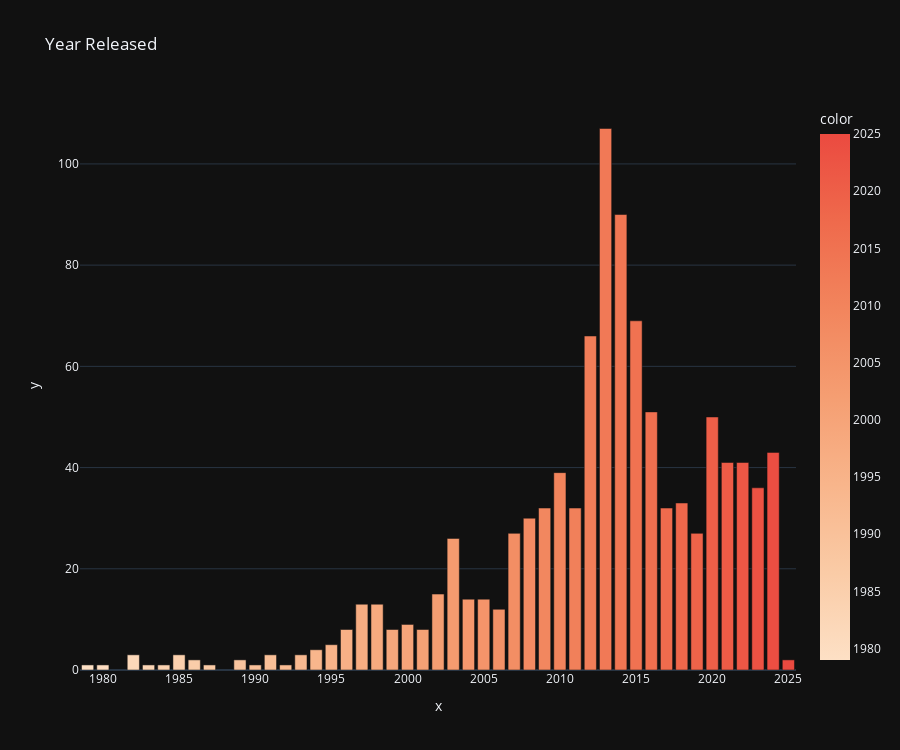
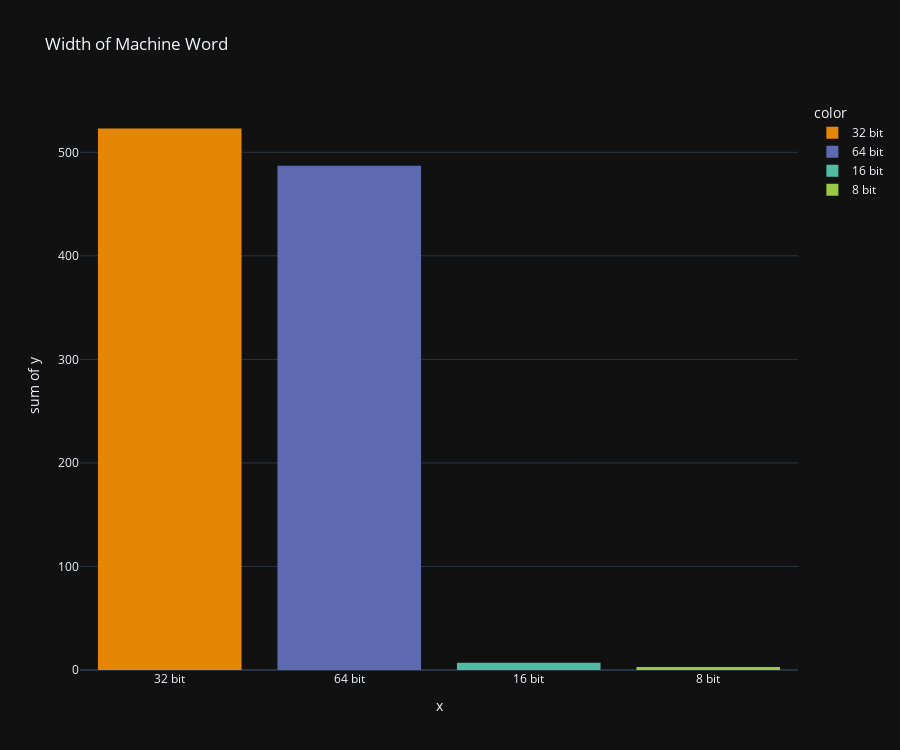
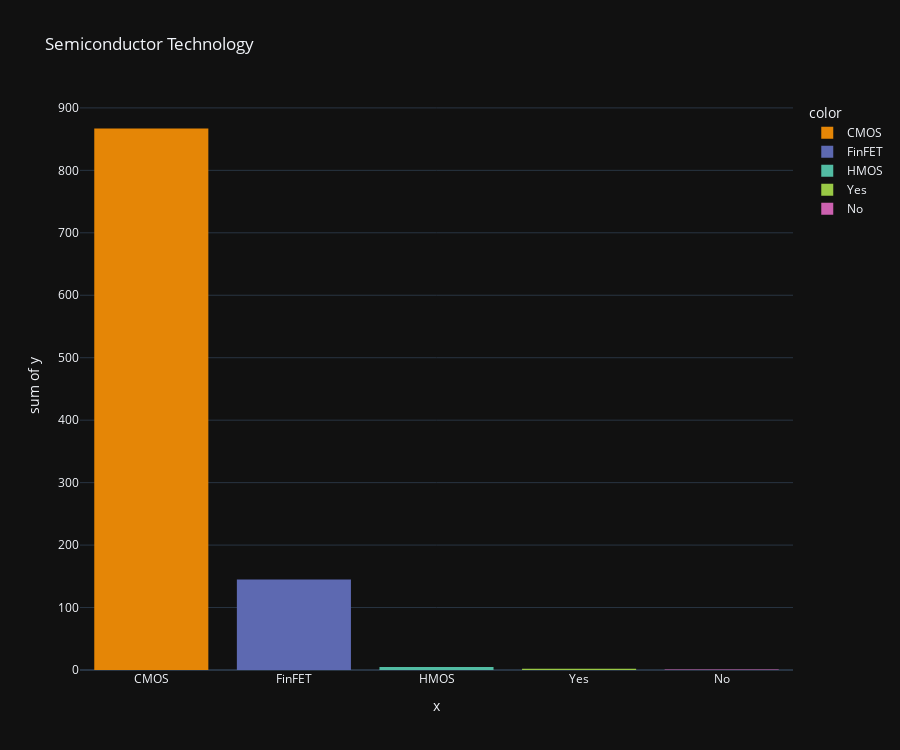
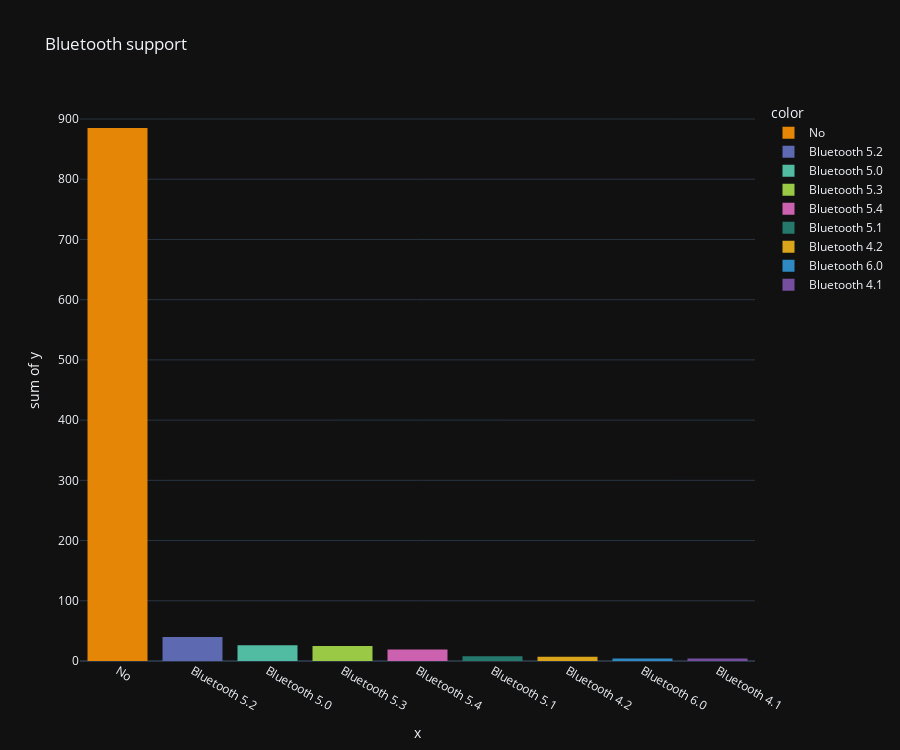

Notebook code cell kept with these figures, in order:
### Markdown cell above
### Graphing, however check github as kaggle doesn't allow proper rendering

### Code cell
dfTemp = dfN.drop(columns=['Wireless LAN support','Supported Instruction Set(s)','Memory Interface(s)','Supported Audio/Video Interface','Supported USB Specification', 'Non-volatile Memory Interface'])
temp = ['Wireless LAN support','Supported USB Specification', 'Supported Instruction Set(s)','Memory Interface(s)','Supported Audio/Video Interface','Non-volatile Memory Interface']
col2 = set(col2) - set(temp)
for value in col2:
    if value == 'Year Released' or value == 'Number of processor core(s)':
        dictTemp = dfTemp[f'{value}'].value_counts().to_dict()
        figBar = px.bar(x=dictTemp.keys(), y=dictTemp.values(), color=dictTemp.keys(), color_continuous_scale=px.colors.sequential.Peach, title=f'{value}')
        figBar.update_layout(height=750).show()
    else:
        dictTemp = dfTemp[f'{value}'].value_counts().to_dict()
        figHist = px.histogram(x=dictTemp.keys(), y=dictTemp.values(), color=dictTemp.keys(), color_discrete_sequence=px.colors.qualitative.Vivid, title=f'{value}')
        figHist.update_layout(height=750).show()

### Figure 1 — Plotly figure (JSON) as saved in the notebook; plotly's stock layout.template omitted (floating-point values rounded to 4 significant figures)
{"data": [{"hovertemplate": "x=%{x}<br>y=%{y}<br>color=%{marker.color}<extra></extra>", "legendgroup": "", "marker": {"color": [2013, 2014, 2015, 2012, 2016, 2020, 2024, 2022, 2021, 2010, 2023, 2018, 2017, 2011, 2009, 2008, 2019, 2007, 2003, 2002, 2004, 2005, 1998, 1997, 2006, 2000, 1996, 2001, 1999, 1995, 1994, 1991, 1993, 1982, 1985, 2025, 1989, 1986, 1992, 1990, 1987, 1984, 1983, 1980, 1979], "coloraxis": "coloraxis", "pattern": {"shape": ""}}, "name": "", "orientation": "v", "showlegend": false, "textposition": "auto", "x": [2013, 2014, 2015, 2012, 2016, 2020, 2024, 2022, 2021, 2010, 2023, 2018, 2017, 2011, 2009, 2008, 2019, 2007, 2003, 2002, 2004, 2005, 1998, 1997, 2006, 2000, 1996, 2001, 1999, 1995, 1994, 1991, 1993, 1982, 1985, 2025, 1989, 1986, 1992, 1990, 1987, 1984, 1983, 1980, 1979], "xaxis": "x", "y": [107, 90, 69, 66, 51, 50, 43, 41, 41, 39, 36, 33, 32, 32, 32, 30, 27, 27, 26, 15, 14, 14, 13, 13, 12, 9, 8, 8, 8, 5, 4, 3, 3, 3, 3, 2, 2, 2, 1, 1, 1, 1, 1, 1, 1], "yaxis": "y", "type": "bar"}], "layout": {"xaxis": {"anchor": "y", "domain": [0.0, 1.0], "title": {"text": "x"}}, "yaxis": {"anchor": "x", "domain": [0.0, 1.0], "title": {"text": "y"}}, "coloraxis": {"colorbar": {"title": {"text": "color"}}, "colorscale": [[0.0, "rgb(253, 224, 197)"], [0.1667, "rgb(250, 203, 166)"], [0.3333, "rgb(248, 181, 139)"], [0.5, "rgb(245, 158, 114)"], [0.6667, "rgb(242, 133, 93)"], [0.8333, "rgb(239, 106, 76)"], [1.0, "rgb(235, 74, 64)"]]}, "legend": {"tracegroupgap": 0}, "title": {"text": "Year Released"}, "barmode": "relative", "height": 750}}

### Figure 2 — Plotly figure (JSON) as saved in the notebook; plotly's stock layout.template omitted (floating-point values rounded to 4 significant figures)
{"data": [{"bingroup": "x", "histfunc": "sum", "hovertemplate": "color=32 bit<br>x=%{x}<br>sum of y=%{y}<extra></extra>", "legendgroup": "32 bit", "marker": {"color": "rgb(229, 134, 6)", "pattern": {"shape": ""}}, "name": "32 bit", "orientation": "v", "showlegend": true, "x": ["32 bit"], "xaxis": "x", "y": [523], "yaxis": "y", "type": "histogram"}, {"bingroup": "x", "histfunc": "sum", "hovertemplate": "color=64 bit<br>x=%{x}<br>sum of y=%{y}<extra></extra>", "legendgroup": "64 bit", "marker": {"color": "rgb(93, 105, 177)", "pattern": {"shape": ""}}, "name": "64 bit", "orientation": "v", "showlegend": true, "x": ["64 bit"], "xaxis": "x", "y": [487], "yaxis": "y", "type": "histogram"}, {"bingroup": "x", "histfunc": "sum", "hovertemplate": "color=16 bit<br>x=%{x}<br>sum of y=%{y}<extra></extra>", "legendgroup": "16 bit", "marker": {"color": "rgb(82, 188, 163)", "pattern": {"shape": ""}}, "name": "16 bit", "orientation": "v", "showlegend": true, "x": ["16 bit"], "xaxis": "x", "y": [7], "yaxis": "y", "type": "histogram"}, {"bingroup": "x", "histfunc": "sum", "hovertemplate": "color=8 bit<br>x=%{x}<br>sum of y=%{y}<extra></extra>", "legendgroup": "8 bit", "marker": {"color": "rgb(153, 201, 69)", "pattern": {"shape": ""}}, "name": "8 bit", "orientation": "v", "showlegend": true, "x": ["8 bit"], "xaxis": "x", "y": [3], "yaxis": "y", "type": "histogram"}], "layout": {"xaxis": {"anchor": "y", "domain": [0.0, 1.0], "title": {"text": "x"}}, "yaxis": {"anchor": "x", "domain": [0.0, 1.0], "title": {"text": "sum of y"}}, "legend": {"title": {"text": "color"}, "tracegroupgap": 0}, "title": {"text": "Width of Machine Word"}, "barmode": "relative", "height": 750}}

### Figure 3 — Plotly figure (JSON) as saved in the notebook; plotly's stock layout.template omitted (floating-point values rounded to 4 significant figures)
{"data": [{"bingroup": "x", "histfunc": "sum", "hovertemplate": "color=CMOS<br>x=%{x}<br>sum of y=%{y}<extra></extra>", "legendgroup": "CMOS", "marker": {"color": "rgb(229, 134, 6)", "pattern": {"shape": ""}}, "name": "CMOS", "orientation": "v", "showlegend": true, "x": ["CMOS"], "xaxis": "x", "y": [867], "yaxis": "y", "type": "histogram"}, {"bingroup": "x", "histfunc": "sum", "hovertemplate": "color=FinFET<br>x=%{x}<br>sum of y=%{y}<extra></extra>", "legendgroup": "FinFET", "marker": {"color": "rgb(93, 105, 177)", "pattern": {"shape": ""}}, "name": "FinFET", "orientation": "v", "showlegend": true, "x": ["FinFET"], "xaxis": "x", "y": [145], "yaxis": "y", "type": "histogram"}, {"bingroup": "x", "histfunc": "sum", "hovertemplate": "color=HMOS<br>x=%{x}<br>sum of y=%{y}<extra></extra>", "legendgroup": "HMOS", "marker": {"color": "rgb(82, 188, 163)", "pattern": {"shape": ""}}, "name": "HMOS", "orientation": "v", "showlegend": true, "x": ["HMOS"], "xaxis": "x", "y": [5], "yaxis": "y", "type": "histogram"}, {"bingroup": "x", "histfunc": "sum", "hovertemplate": "color=Yes<br>x=%{x}<br>sum of y=%{y}<extra></extra>", "legendgroup": "Yes", "marker": {"color": "rgb(153, 201, 69)", "pattern": {"shape": ""}}, "name": "Yes", "orientation": "v", "showlegend": true, "x": ["Yes"], "xaxis": "x", "y": [2], "yaxis": "y", "type": "histogram"}, {"bingroup": "x", "histfunc": "sum", "hovertemplate": "color=No<br>x=%{x}<br>sum of y=%{y}<extra></extra>", "legendgroup": "No", "marker": {"color": "rgb(204, 97, 176)", "pattern": {"shape": ""}}, "name": "No", "orientation": "v", "showlegend": true, "x": ["No"], "xaxis": "x", "y": [1], "yaxis": "y", "type": "histogram"}], "layout": {"xaxis": {"anchor": "y", "domain": [0.0, 1.0], "title": {"text": "x"}}, "yaxis": {"anchor": "x", "domain": [0.0, 1.0], "title": {"text": "sum of y"}}, "legend": {"title": {"text": "color"}, "tracegroupgap": 0}, "title": {"text": "Semiconductor Technology"}, "barmode": "relative", "height": 750}}

### Figure 4 — Plotly figure (JSON) as saved in the notebook; plotly's stock layout.template omitted (floating-point values rounded to 4 significant figures)
{"data": [{"bingroup": "x", "histfunc": "sum", "hovertemplate": "color=No<br>x=%{x}<br>sum of y=%{y}<extra></extra>", "legendgroup": "No", "marker": {"color": "rgb(229, 134, 6)", "pattern": {"shape": ""}}, "name": "No", "orientation": "v", "showlegend": true, "x": ["No"], "xaxis": "x", "y": [885], "yaxis": "y", "type": "histogram"}, {"bingroup": "x", "histfunc": "sum", "hovertemplate": "color=Bluetooth 5.2<br>x=%{x}<br>sum of y=%{y}<extra></extra>", "legendgroup": "Bluetooth 5.2", "marker": {"color": "rgb(93, 105, 177)", "pattern": {"shape": ""}}, "name": "Bluetooth 5.2", "orientation": "v", "showlegend": true, "x": ["Bluetooth 5.2"], "xaxis": "x", "y": [40], "yaxis": "y", "type": "histogram"}, {"bingroup": "x", "histfunc": "sum", "hovertemplate": "color=Bluetooth 5.0<br>x=%{x}<br>sum of y=%{y}<extra></extra>", "legendgroup": "Bluetooth 5.0", "marker": {"color": "rgb(82, 188, 163)", "pattern": {"shape": ""}}, "name": "Bluetooth 5.0", "orientation": "v", "showlegend": true, "x": ["Bluetooth 5.0"], "xaxis": "x", "y": [26], "yaxis": "y", "type": "histogram"}, {"bingroup": "x", "histfunc": "sum", "hovertemplate": "color=Bluetooth 5.3<br>x=%{x}<br>sum of y=%{y}<extra></extra>", "legendgroup": "Bluetooth 5.3", "marker": {"color": "rgb(153, 201, 69)", "pattern": {"shape": ""}}, "name": "Bluetooth 5.3", "orientation": "v", "showlegend": true, "x": ["Bluetooth 5.3"], "xaxis": "x", "y": [25], "yaxis": "y", "type": "histogram"}, {"bingroup": "x", "histfunc": "sum", "hovertemplate": "color=Bluetooth 5.4<br>x=%{x}<br>sum of y=%{y}<extra></extra>", "legendgroup": "Bluetooth 5.4", "marker": {"color": "rgb(204, 97, 176)", "pattern": {"shape": ""}}, "name": "Bluetooth 5.4", "orientation": "v", "showlegend": true, "x": ["Bluetooth 5.4"], "xaxis": "x", "y": [19], "yaxis": "y", "type": "histogram"}, {"bingroup": "x", "histfunc": "sum", "hovertemplate": "color=Bluetooth 5.1<br>x=%{x}<br>sum of y=%{y}<extra></extra>", "legendgroup": "Bluetooth 5.1", "marker": {"color": "rgb(36, 121, 108)", "pattern": {"shape": ""}}, "name": "Bluetooth 5.1", "orientation": "v", "showlegend": true, "x": ["Bluetooth 5.1"], "xaxis": "x", "y": [8], "yaxis": "y", "type": "histogram"}, {"bingroup": "x", "histfunc": "sum", "hovertemplate": "color=Bluetooth 4.2<br>x=%{x}<br>sum of y=%{y}<extra></extra>", "legendgroup": "Bluetooth 4.2", "marker": {"color": "rgb(218, 165, 27)", "pattern": {"shape": ""}}, "name": "Bluetooth 4.2", "orientation": "v", "showlegend": true, "x": ["Bluetooth 4.2"], "xaxis": "x", "y": [7], "yaxis": "y", "type": "histogram"}, {"bingroup": "x", "histfunc": "sum", "hovertemplate": "color=Bluetooth 6.0<br>x=%{x}<br>sum of y=%{y}<extra></extra>", "legendgroup": "Bluetooth 6.0", "marker": {"color": "rgb(47, 138, 196)", "pattern": {"shape": ""}}, "name": "Bluetooth 6.0", "orientation": "v", "showlegend": true, "x": ["Bluetooth 6.0"], "xaxis": "x", "y": [4], "yaxis": "y", "type": "histogram"}, {"bingroup": "x", "histfunc": "sum", "hovertemplate": "color=Bluetooth 4.1<br>x=%{x}<br>sum of y=%{y}<extra></extra>", "legendgroup": "Bluetooth 4.1", "marker": {"color": "rgb(118, 78, 159)", "pattern": {"shape": ""}}, "name": "Bluetooth 4.1", "orientation": "v", "showlegend": true, "x": ["Bluetooth 4.1"], "xaxis": "x", "y": [4], "yaxis": "y", "type": "histogram"}], "layout": {"xaxis": {"anchor": "y", "domain": [0.0, 1.0], "title": {"text": "x"}}, "yaxis": {"anchor": "x", "domain": [0.0, 1.0], "title": {"text": "sum of y"}}, "legend": {"title": {"text": "color"}, "tracegroupgap": 0}, "title": {"text": "Bluetooth support"}, "barmode": "relative", "height": 750}}
